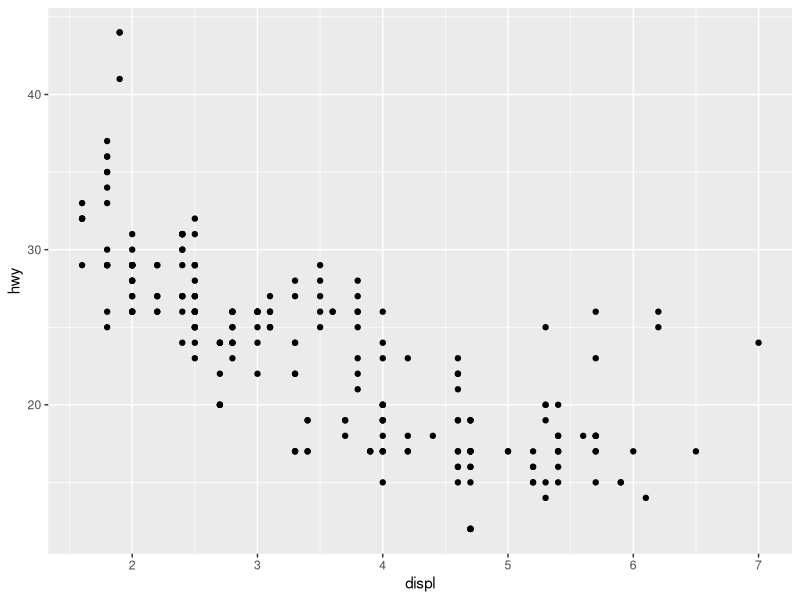
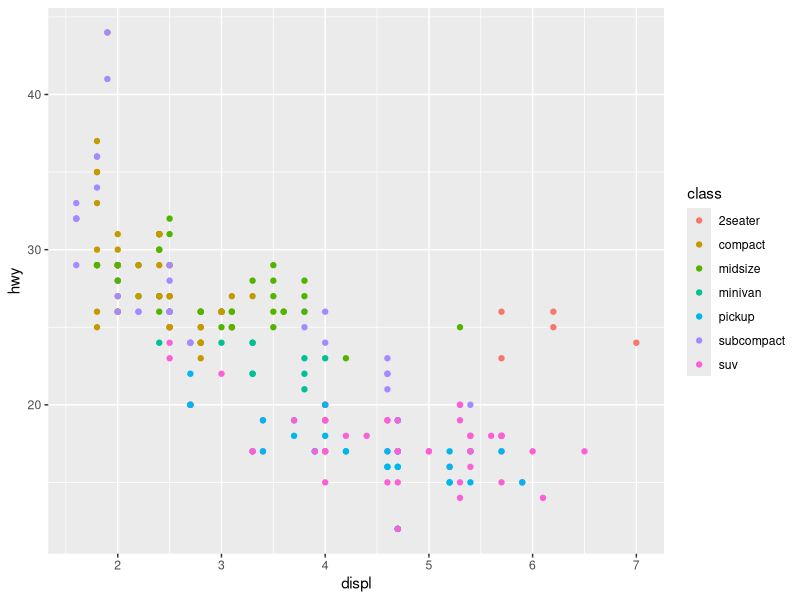
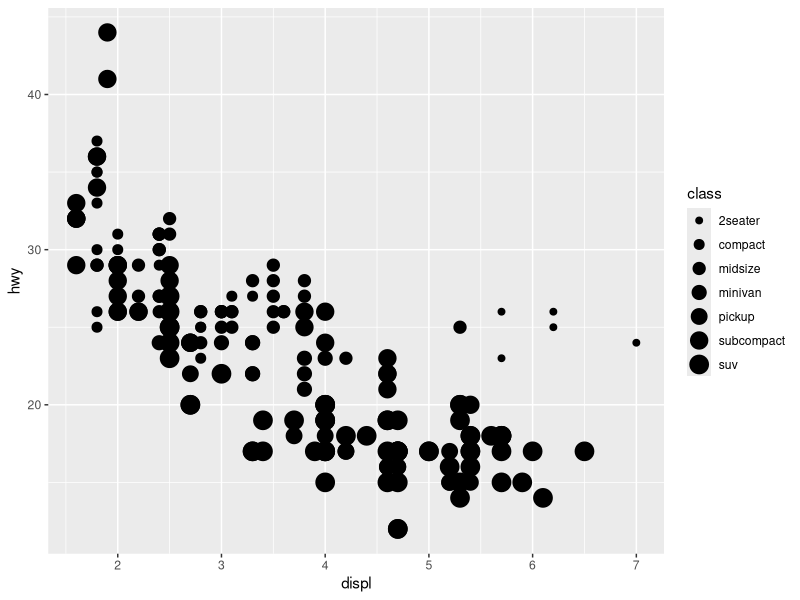
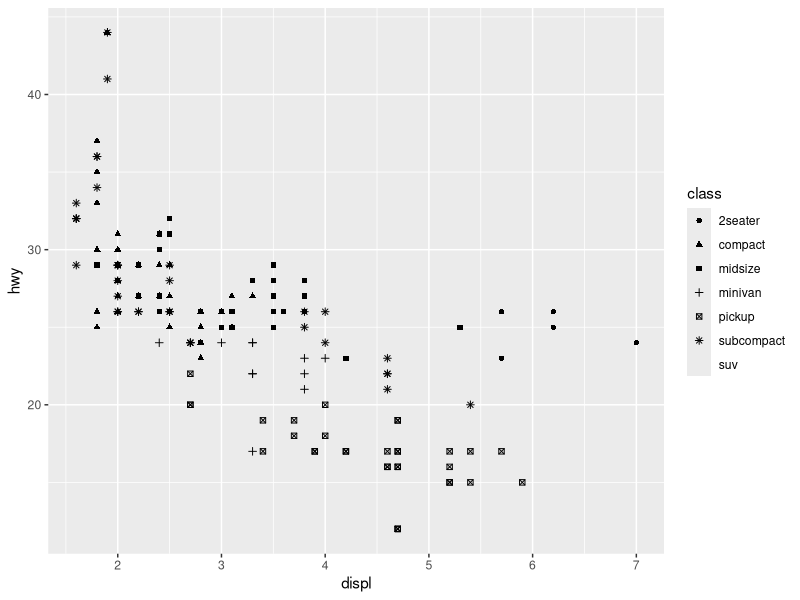
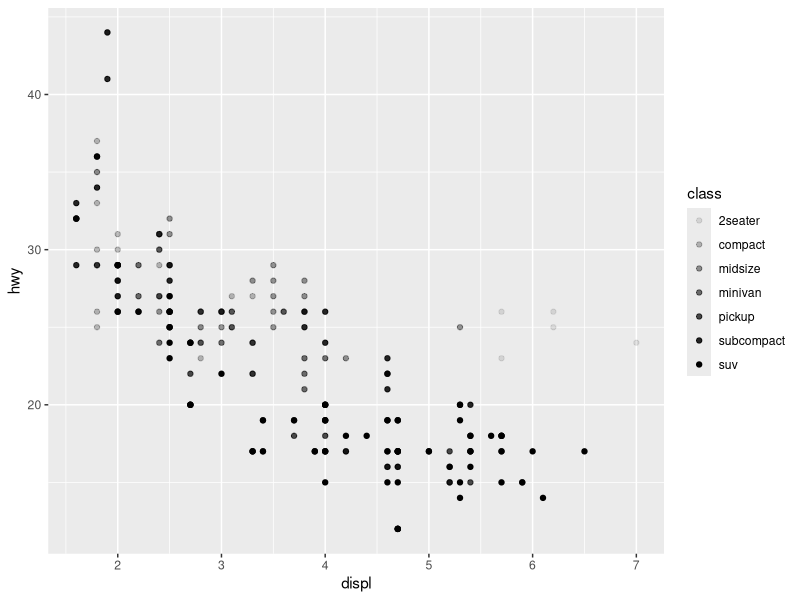
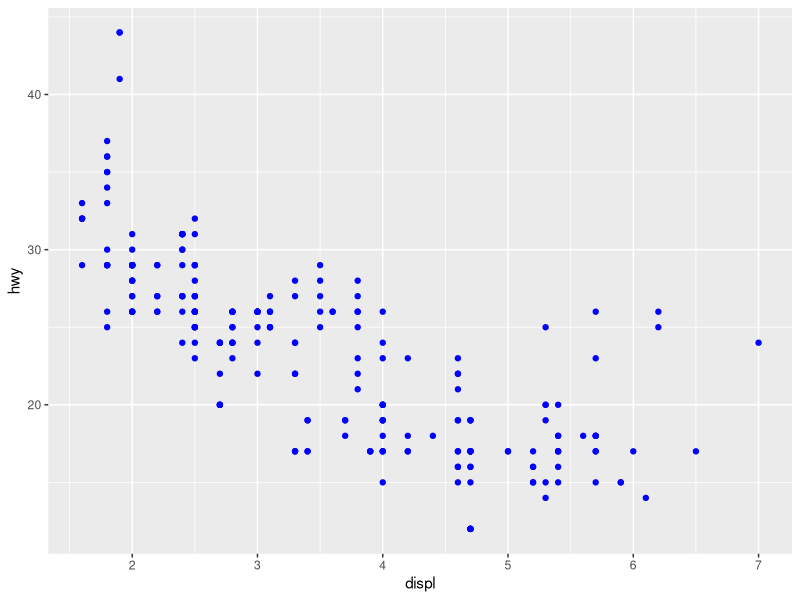
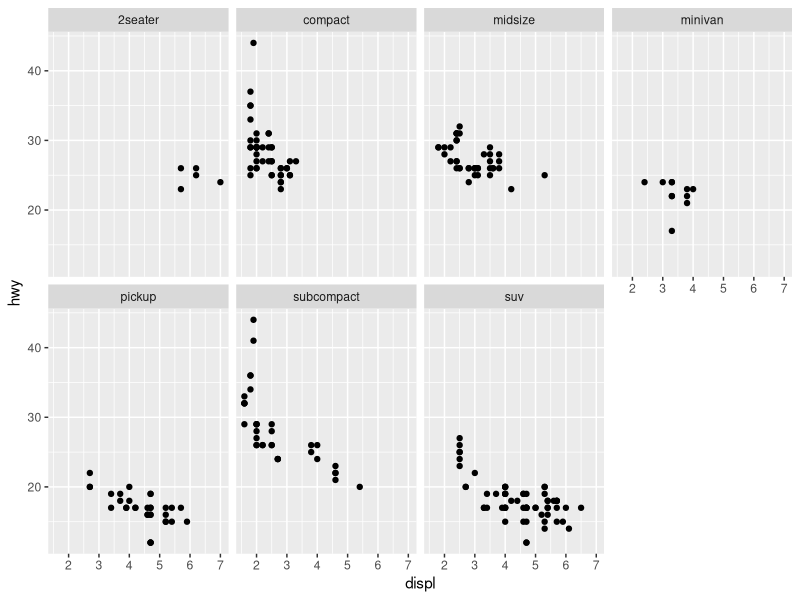
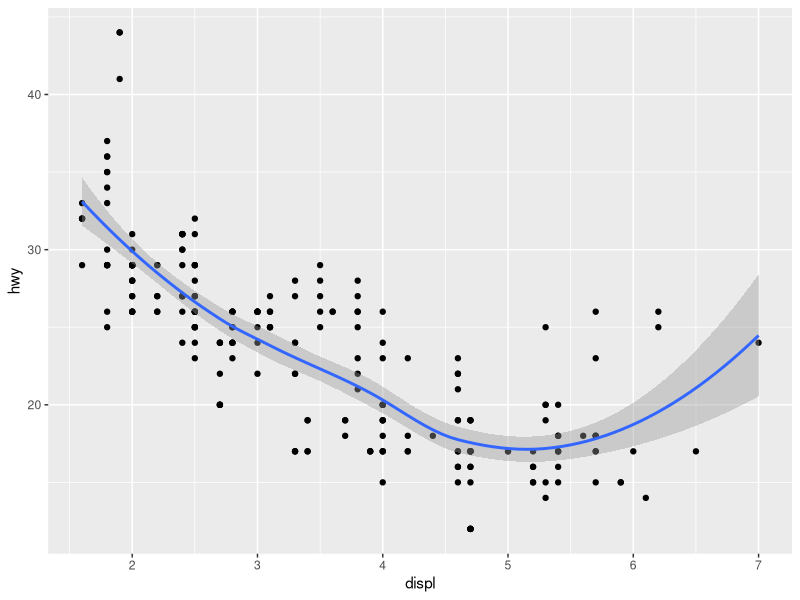

Write R code to recreate these figures, in order.
## ---- chunk 1
library(tidyverse)
data(ggplot2::mpg)

head(mpg)
## ---- chunk 2
ggplot(data=mpg) +
  geom_point(mapping = aes(x = displ, y = hwy))
## ---- chunk 3
ggplot(data=mpg) +
  geom_point(mapping = aes(x = displ, y = hwy, color = class))
## ---- chunk 4
ggplot(data = mpg) +
  geom_point(mapping = aes(x = displ, y = hwy, size = class))
## ---- chunk 5
ggplot(data = mpg) +
  geom_point(mapping = aes(x = displ, y = hwy, shape = class))
## ---- chunk 6
ggplot(data = mpg) +
  geom_point(mapping = aes(x = displ, y = hwy, alpha = class))
## ---- chunk 7
ggplot(data = mpg) +
  geom_point(mapping = aes(x = displ, y = hwy), color = "blue")
## ---- chunk 8
ggplot(data = mpg) +
  geom_point(mapping = aes(x = displ, y = hwy)) + facet_wrap(~class, nrow=2)
## ---- chunk 9
ggplot(data = mpg) + 
  geom_point(mapping = aes(x = displ, y = hwy)) +
  geom_smooth(mapping = aes(x = displ, y = hwy))
## ---- chunk 10
ggplot(data = mpg, mapping = aes(x = displ, y = hwy)) + 
  geom_point(mapping = aes(color = class)) + 
  geom_smooth(data = filter(mpg, class == "subcompact"), se = FALSE)
## ---- chunk 11
# Bar chart (Frequency)

ggplot(data=mpg) +
  geom_bar(mapping = aes(x = class))

ggplot(data=mpg) +
  geom_bar(mapping = aes(x = class, fill = class))
## ---- chunk 12
ggplot(data = mpg) +
  geom_bar(mapping = aes(x = class, y = after_stat(prop), group = 1))
## ---- chunk 13
# Histogram

ggplot(data = mpg) +
  geom_histogram(mapping = aes(x = hwy),
  binwidth = 5)
## ---- chunk 14
ggplot(data = mpg, mapping = aes(x = class, y = hwy)) + 
  geom_boxplot()
ggplot(data = mpg, mapping = aes(x = class, y = hwy)) + 
  geom_boxplot() +
  coord_flip()
## ---- chunk 15
data(iris)
pairs(iris[, 1:4], pch = 19)
## ---- chunk 16
pairs(iris[, 1:4], pch = 19, lower.panel = NULL)
## ---- chunk 17
unique(iris$Species)
my_cols <- c("blue", "yellow", "red")  
pairs(iris[,1:4], pch = 19,  cex = 0.5,
      col = my_cols[iris$Species],
      lower.panel=NULL)
## ---- chunk 18
# Correlation panel
panel.cor = function(x, y){
    usr = par("usr"); on.exit(par(usr))
    par(usr = c(0, 1, 0, 1))
    r = round(cor(x, y), digits=2)
    txt = paste0("R = ", r)
    cex.cor = 0.8/strwidth(txt)
    text(0.5, 0.5, txt, cex = cex.cor * r)
}

# Customize upper panel
upper.panel = function(x, y){
  points(x,y, pch = 19, col = my_cols[iris$Species])
}

# Create the plots
pairs(iris[,1:4], 
      lower.panel = panel.cor,
      upper.panel = upper.panel)
## ---- chunk 19
data(iris)
library(tidyverse)
library(reshape2)

# Calculate the correlation matrix
iris_cor <- cor(iris[, 1:4])

# Melt the correlation matrix into a long format for ggplot2
iris_cor_melted <- melt(iris_cor)

# Create the heatmap
ggplot(iris_cor_melted, aes(x = Var1, y = Var2, fill = value)) +
  geom_tile() +
  scale_fill_gradient2(low = "blue", high = "red", mid = "white",
                       midpoint = 0, limit = c(-1,1), space = "Lab",
                       name="Correlation") +
  theme_minimal() +
  labs(title = "Correlation Heatmap of Iris Dataset Features") +
  theme(axis.text.x = element_text(angle = 45, vjust = 1,
                                   size = 10, hjust = 1),
        axis.title = element_blank())
